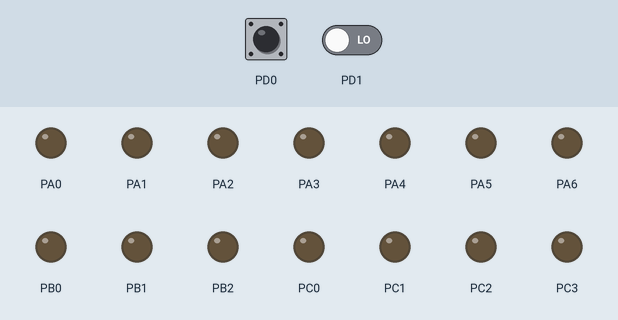
Recording of a program running on a simulated ATmega2560, built with avr-gcc and emulated at 8 MHz. Parts: output pins drawn as LEDs (lit = HIGH). Dashed ring = blinking. The inputs (shaded band) are chosen by the test bench; at power-on: PD0 LOW, PD1 LOW.

Above: at 1.2 s.
1.3 s: PD0 driven HIGH
At 2.33 s:
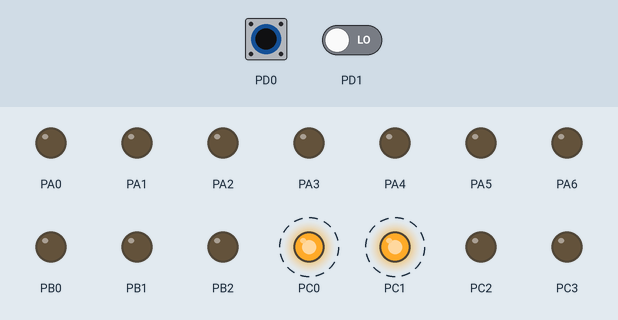
4.3 s: PD1 driven HIGH
At 4.3 s:
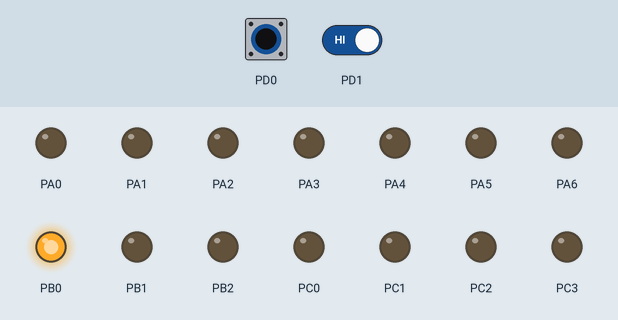
5.8 s: PD0 pulsed LOW 2 times (0.12 s each, 0.3 s apart)
At 6.36 s:
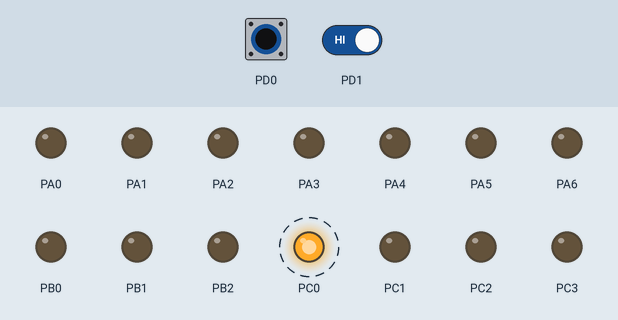
Timing chart, 0 to 26.2 s (numbered marks = the images above; inputs shaded):
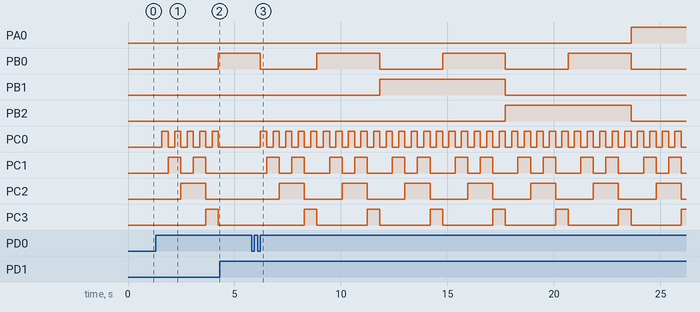

The program:

main.c
```c
/*
 * Parcial3.c
 *
 * Created: 01/06/2021 8:24:17
 * Author : jessi
 */

#include <avr/io.h>
#define F_CPU 8000000UL
#include <avr/interrupt.h>


void imprimir();

int tiempo=0;
int s=0;
int min=0;
int paro=0;

int main(void)
{

	DDRA=0XFF;
	PORTA=0X00;

	DDRB=0XFF;
	PORTB=0X00;

	DDRC=0XFF;
	PORTC=0X00;

	EIMSK=0X03;		//Habilitar interrupcion 0 (inicio) y 1 (fin)
	EICRA=0X0F;		//Por flanco de subida

	sei();

	while(1){
		asm("NOP");
		asm("NOP");
	}

}
	ISR(INT0_vect){

		paro=0;
		TCCR1B=0B100;		//	Prescaler 256 Num ciclos 1s=31.250
		TCNT1H=0xDC;
		TCNT1L=0X01;		//Desborde a 1s
		TIMSK1=0x01;		//Habilita interrupcion por desbordar

	}
	ISR(INT1_vect){
		paro=1;
		tiempo=0;
		s=0;
		min=0;

	}
	ISR(TIMER1_OVF_vect){

		if(paro==0){
			tiempo++;

			TCCR1B=0B100;		//	Prescaler 256 Num ciclos 1s=31.250
			TCNT1H=0xDC;
			TCNT1L=0X01;		//Desborde a 1s
			TIMSK1=0x01;		//Habilita interrupcion por desbordar

			imprimir();
		}


	}

	void imprimir(){

		min=tiempo/60;
		PORTA=min;

		s=tiempo%60;
		int d=s/10;
		PORTB=d;
		int u=s%10;
		PORTC=u;

	}
```

Measured:
- after the input at 1.3 s, PB0: LOW → HIGH after 2.9 s; PC0: alternates HIGH for 0.29 s and LOW for 0.29 s, starting after 0.30 s; PC1: alternates HIGH for 0.59 s and LOW for 0.59 s, starting after 0.59 s; PC2: LOW → HIGH after 1.2 s, → LOW 1.2 s later; PC3: LOW → HIGH after 2.4 s, → LOW 0.59 s later
- after the input at 4.3 s, PC0: stops changing and stays LOW; PC1: stays LOW (without the input it goes to HIGH after 0.54 s); PC2: stays LOW (without the input it goes to HIGH after 1.1 s)
- after the input at 5.8 s, PA0: LOW → HIGH after 17.8 s; PB0: alternates HIGH for 2.9 s and LOW for 2.9 s, starting after 0.41 s; PB1: LOW → HIGH after 6.0 s, → LOW 5.9 s later; PB2: LOW → HIGH after 11.9 s, → LOW 5.9 s later; PC0: alternates HIGH for 0.29 s and LOW for 0.29 s, starting after 0.42 s
